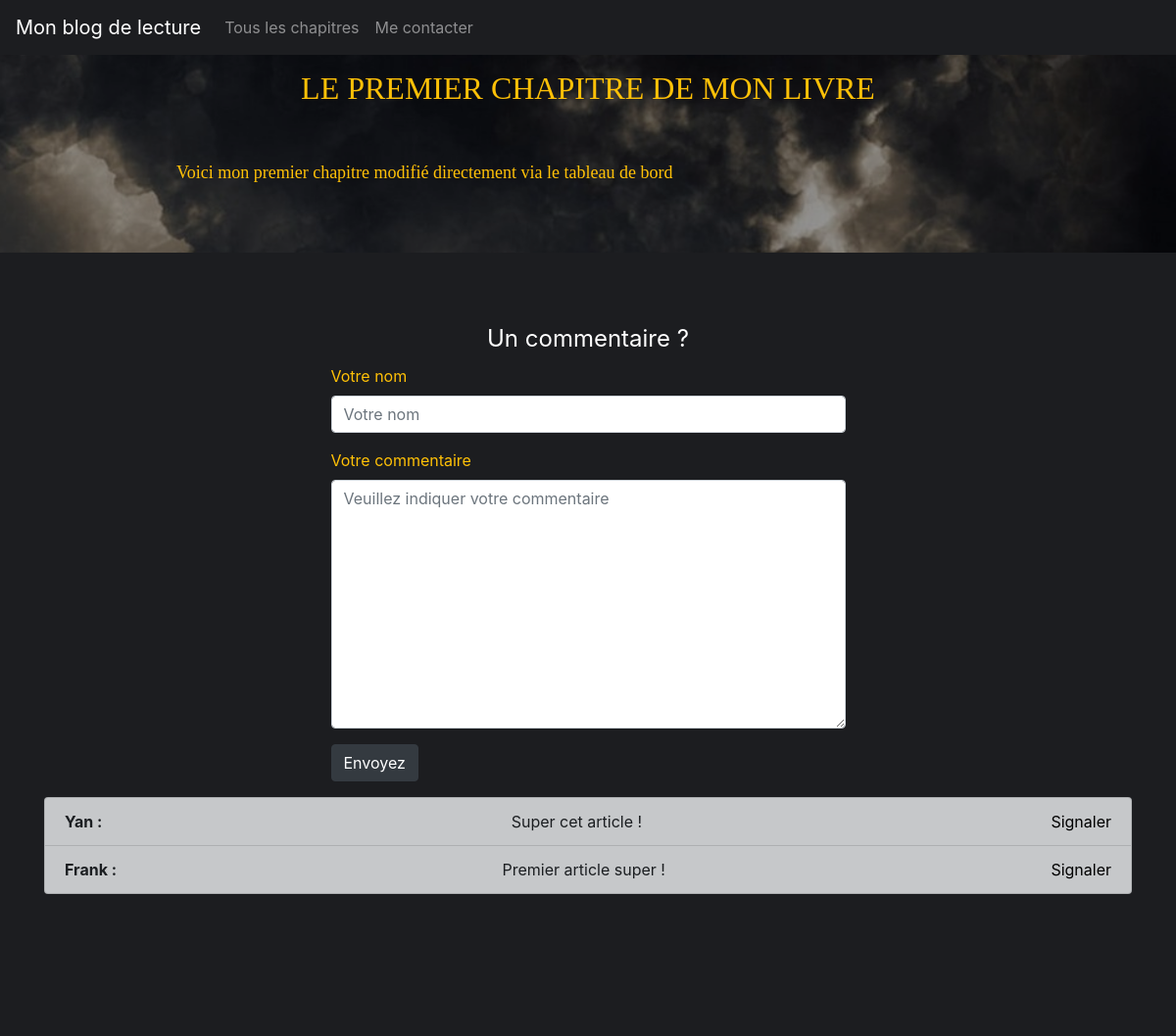
The page /index.php?article=1 on the database its author committed.
### tables this page shows
CREATE TABLE IF NOT EXISTS `posts` (
  `id` int(11) NOT NULL AUTO_INCREMENT,
  `title` varchar(255) NOT NULL,
  `content` longtext NOT NULL,
  `date_added` datetime NOT NULL,
  PRIMARY KEY (`id`)
);

CREATE TABLE IF NOT EXISTS `comments` (
  `id` int(11) NOT NULL AUTO_INCREMENT,
  `author` varchar(255) NOT NULL,
  `comment` varchar(255) NOT NULL,
  `post_id` int(11) NOT NULL,
  `reported` varchar(255) DEFAULT NULL,
  PRIMARY KEY (`id`)
);

### controller/controller.php (called while the page is built, shortened)
<?php
require('model/dataBaseConnexion.php');
require('model/postsManager.php');
require('model/posts.php');
require('model/commentsManager.php');
require('model/Comments.php');
class Controller
{
    private $postsManager;
    public function __construct()
    {
        $this->db = DatabaseConnexion::getDataBaseConnexion();
        $this->postsManager = new PostsManager($this->db);
        $this->commentsManager = new CommentsManager($this->db);
    }
    public function postController($id)
    {
        $post = $this->postsManager->getOnePost($id, 'posts');
        $this->commentsManager->getAllCommentsByPost($post ,$id, 'comments');
        return include('view/show.php');
    }
}

### model/postsManager.php (called while the page is built, shortened)
<?php
class PostsManager
{
	private $db;
	public function __construct()
	{
		$this->db = DataBaseConnexion::getDataBaseConnexion();
	}
	public function getOnePost($id, $table)
	{
		$req = $this->db->query('SELECT * FROM ' . $table.' WHERE id = ' .$id);
		$req->execute();
		$req->setFetchMode(PDO::FETCH_CLASS | PDO::FETCH_PROPS_LATE, $table);
		$data = $req->fetch();
		return $data;
	}
}

### model/dataBaseConnexion.php (called while the page is built)
<?php
class DataBaseConnexion
{
	private static $db;
	public static function getDataBaseConnexion()
	{
		$parameters = [
		        "hostAndPort" => "localhost;",
                        "dbName" => "projet2",
                        "username" => "root",
                        "password" => ''
		];
		if(self::$db === null) {
            $db = new PDO('mysql:host='.$parameters['hostAndPort'].'dbname='.$parameters['dbName']. ';charset=UTF8',
                    $parameters['username'],$parameters['password']
            );
            $db->setAttribute(PDO::ATTR_ERRMODE, PDO::ERRMODE_EXCEPTION);
        }
        return $db;
	}
}

### model/posts.php (called while the page is built, shortened)
<?php
class Posts
{
	private $title;
	private $content;
	private $comments = [];
	public function getTitle()
	{
		return $this->title;
	}
	public function getContent()
	{
		return $this->content;
	}
	public function getComments()
	{
		return $this->comments;
	}
	public function addComment($comment)
	{
		$this->comments[] = $comment;
	}
}

### model/Comments.php (called while the page is built, shortened)
<?php
class Comments
{
    private $id;
    private $author;
    private $comment;
    public function getAuthor()
    {
        return $this->author;
    }
    public function getComment()
    {
        return $this->comment;
    }
    public function getId()
    {
        return $this->id;
    }
    public function setAuthor($author)
    {
        $this->author = $author;
    }
    public function setComment($comment)
    {
        $this->comment = $comment;
    }
    public function setId($id)
    {
        $this->id = $id;
    }
}

### model/commentsManager.php (called while the page is built, shortened)
<?php
class CommentsManager
{
    private $db;
    public function __construct()
    {
        $this->db = DataBaseConnexion::getDataBaseConnexion();
    }
    public function getAllCommentsByPost($post ,$idPost, $table)
    {
        $req = $this->db->query('SELECT * FROM ' . $table.' WHERE post_id = ' .$idPost);
        $data = $req->fetchAll();
        $comments = [];
		foreach ($data as $value)
		{
            $comment = new Comments($value);
			$comments[] = $comment;
		}
		return $comments;
    }
}

### view/show.php (the view, shortened to what this page needs)
<!doctype html>
<html lang="en">
  <head>
    <link rel="stylesheet" href="https://stackpath.bootstrapcdn.com/bootstrap/4.1.3/css/bootstrap.min.css">
    <link rel="stylesheet" href="public/css/styleshow.css">
    <link rel="stylesheet" href="public/css/normalize.css">
  </head>
  <body>
    <nav class="navbar sticky-top navbar-expand-md navbar-dark bg-dark">
      <a class="navbar-brand" href="index.php">Mon blog de lecture</a>
      <div class="collapse navbar-collapse" id="navbarsExample04">
        <ul class="navbar-nav mr-auto">
          <li class="nav-item">
            <a class="nav-link" href="index.php">Tous les chapitres</a>
          </li>
          <li class="nav-item">
            <a class="nav-link" href="index.php?contact">Me contacter</a>
          </li>
        </ul>
      </div>
    </nav>
<div class="shadow-post">
<div class="wrapper">
    <h1> <?= $post->getTitle() ;?></h1>
    <div class="content">
        <?= $post->getContent() ;?>
    </div>
</div>
</div>
    <footer>
        <div class="container">
            <form action="index.php?addComment&amp;id=<?= $_GET['article'] ?>" class="col-lg-6" method="post">
            <legend>Un commentaire ?</legend>
                <div class="form-group">
                    <label for="author">Votre nom</label>
                    <input type="text" id="author" placeholder="Votre nom" class="form-control" name="author" required>
                </div>
                <div class="form-group">
                    <label for="comment">Votre commentaire</label>
                    <textarea  id="comment" cols="30" rows="10" placeholder="Veuillez indiquer votre commentaire" class="form-control" name="comment" required></textarea>
                </div>
                <div class="form-group">
                <button type="submit" class="btn btn-dark">Envoyez</button>
                </div>
            </form>
        </div>
        <div class="container">
            <ul class="list-group">
            <?php foreach ($post->getComments() as $oneComment) : ?>
                <li class="list-group-item flex-comments list-group-item-dark"><strong class="name"><?= $oneComment->getAuthor(); ?> :</strong> <?= $oneComment->getComment(); ?> <a class ="report-link" href="index.php?reportComment&amp;commentId=<?= $oneComment->getId();?>&amp;postId=<?= $_GET['article']; ?>">Signaler</a></li>
            <?php endforeach; ?>
            </ul>
        </div>
    </footer>
</body>
</html>

### public/css/styleshow.css (style rules this page uses)
body { background-color: rgba(0, 0, 0, 0.1); background-image: url('../images/wallpaper4.jpg'); background-size: cover; background-position: bottom center; background-attachment: fixed; height: 100vh; }
.wrapper { margin: 0px 15% 0px 15%; padding: 50px 0 50px 0; height: auto; }
.wrapper h1 { text-align: center; margin-bottom: 50px; color: #ffc107; font-family: 'Playfair Display', serif; text-transform: uppercase; }
.content { color: #ffc107; line-height: 2rem; font-size: 18px; text-align: justify; font-family: 'Playfair Display', serif; }
.shadow-post { background-color: rgba(0, 0, 0, 0.4); width: 100%; height: auto; }
.navbar { position: fixed; width: 100%; top: 0; background-color: #1C1D20 !important; }
footer { width: 100%; height: 100vh; background-color: #1C1D20; }
form legend { text-align: center; color: white; padding-top: 70px; }
label { color: #ffc107; }
form { margin: 0 auto; }
.flex-comments { display: flex; flex-wrap: wrap; justify-content: space-between; }
.report-link { color: black; }

### rows shown on the page
posts: title "LE PREMIER CHAPITRE DE MON LIVRE", content "Voici mon premier chapitre modifié directement via le tableau de bord"
comments: author "Yan", comment "Super cet article !"
comments: author "Frank", comment "Premier article super !"
